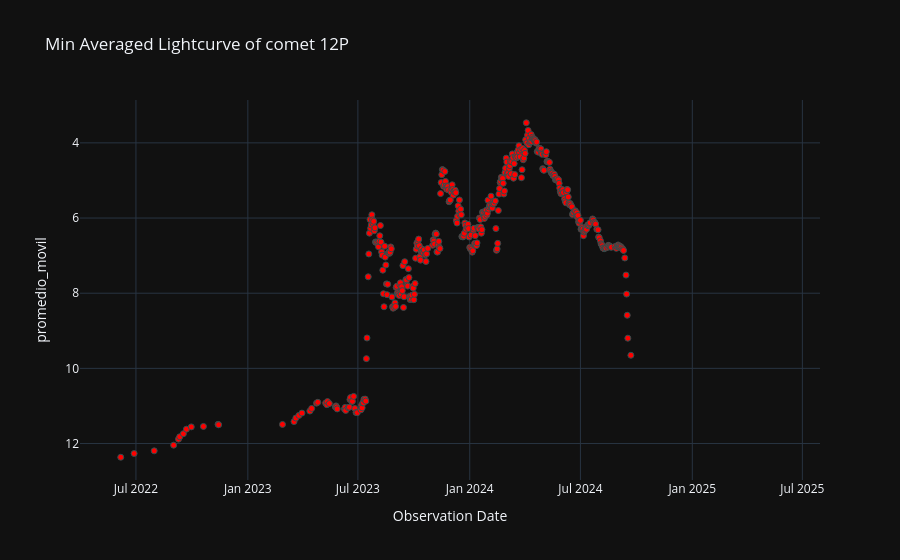

The notebook cell this image was saved under:
### Code cell
# Gráfica de luz interna
labels = {'obs_date':'Observation Date','magnitud_reducida':'Magnitude reduced'}
fig = px.scatter(curva_de_luz_interna_v1_df, x='obs_date', y='promedio_movil', template= 'plotly_dark', labels= labels, title=f'Min Averaged Lightcurve of comet {nombre_cometa}')
fig.update_traces(marker=dict(color='red', size=6, line=dict(width=1, color='DarkSlateGrey')))
fig.update_yaxes(autorange="reversed")
fig.show()

### Figure 1 — Plotly figure (JSON) as saved in the notebook; plotly's stock layout.template omitted (floating-point values rounded to 4 significant figures; data arrays with more than 128 entries replaced by an {"elided": "..."} marker saying what was removed)
{"data": [{"hovertemplate": "Observation Date=%{x}<br>promedio_movil=%{y}<extra></extra>", "legendgroup": "", "marker": {"color": "red", "line": {"color": "DarkSlateGrey", "width": 1}, "size": 6, "symbol": "circle"}, "mode": "markers", "name": "", "orientation": "v", "showlegend": false, "type": "scatter", "x": {"elided": "451 str values"}, "xaxis": "x", "y": {"elided": "451 float values"}, "yaxis": "y"}], "layout": {"legend": {"tracegroupgap": 0}, "title": {"text": "Min Averaged Lightcurve of comet 12P"}, "xaxis": {"anchor": "y", "domain": [0, 1], "title": {"text": "Observation Date"}}, "yaxis": {"anchor": "x", "autorange": "reversed", "domain": [0, 1], "title": {"text": "promedio_movil"}}}}
